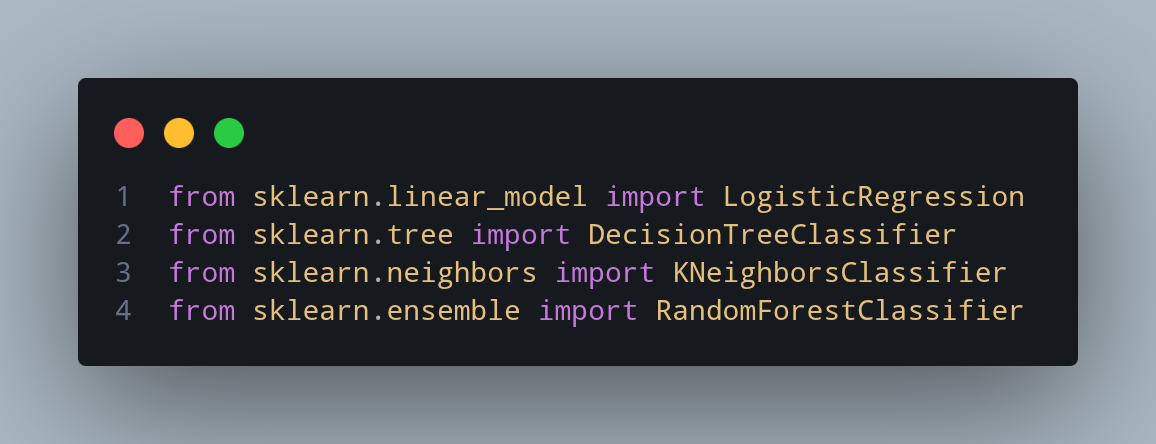
#> input picture code-images/models_import.png, 1156 x 444 px
$ python -i app.py   (imports and definitions only)
#> lines starting #> are read from the running program, lines starting #| are printed output that depends on the picture
#> further down, picture is the input picture: shape (444, 1156, 3); mean B, G, R 93.3, 88.5, 83.5
import streamlit as st
import numpy as np
import pickle
from PIL import Image

# Load trained model, scaler, and label encoder

# [3 lines not run here, left out]

# Feature extraction function

def extract_features(image):
    img_array = np.array(image)

    # If image still has an alpha channel, drop it
    if img_array.shape[-1] == 4:
        img_array = img_array[:, :, :3]

    red_array = img_array[:, :, 0]
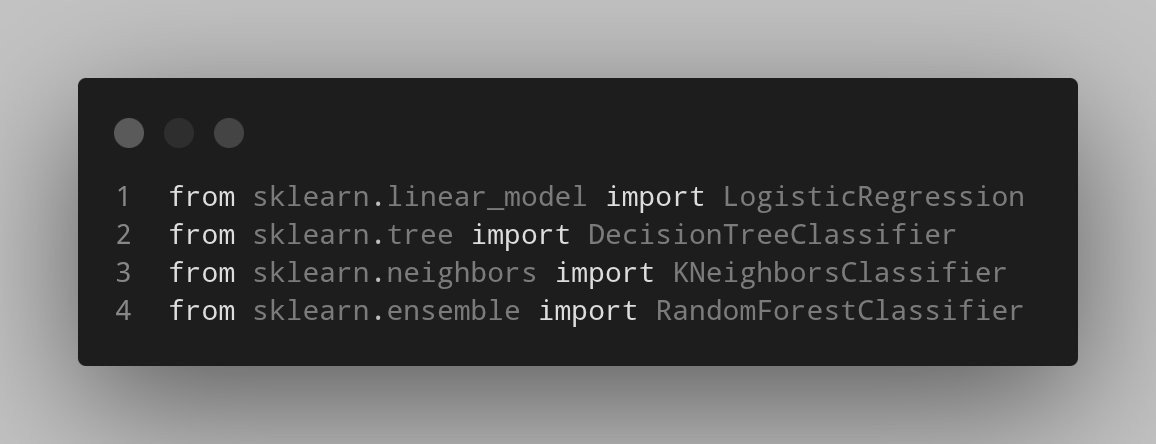
#> red_array: shape (444, 1156); min 29, max 221, mean 93.3
    green_array = img_array[:, :, 1]
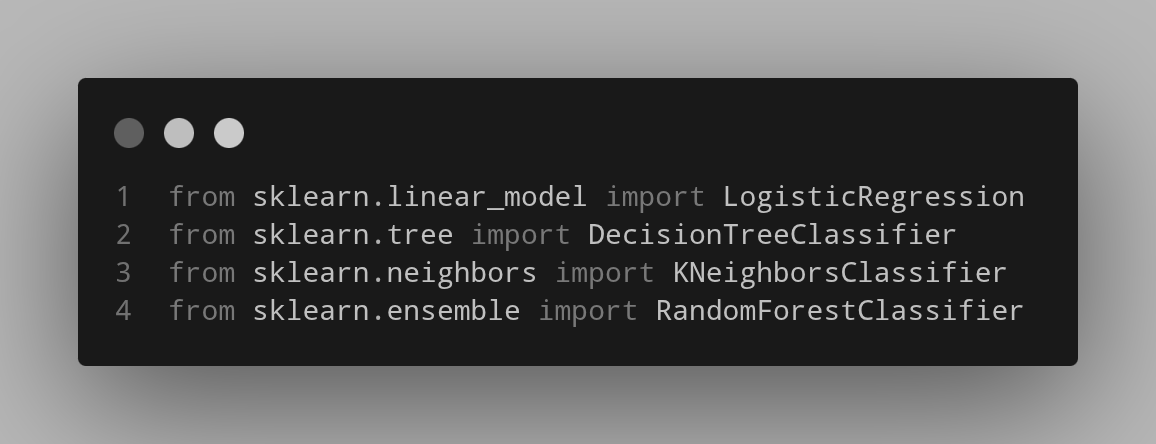
#> green_array: shape (444, 1156); min 25, max 202, mean 88.5
    blue_array = img_array[:, :, 2]
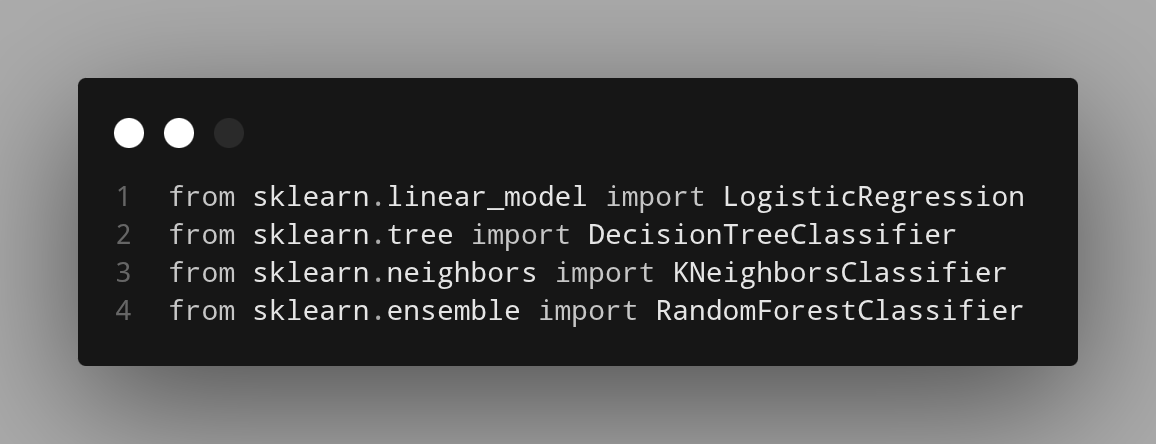
#> blue_array: shape (444, 1156); min 22, max 255, mean 83.5

    red_hist, _ = np.histogram(red_array.ravel(), bins=16, range=(0, 256))
#> red_hist = [0, 263661, 2992, 1818, 2469, 2341, 2041, 20583, 24276, 37025, 54456, 92086, 7419, 2097, 0, 0]
    green_hist, _ = np.histogram(green_array.ravel(), bins=16, range=(0, 256))
#> green_hist = [0, 264018, 1633, 1335, 1332, 2090, 1571, 26121, 30725, 50082, 81023, 46081, 7253, 0, 0, 0]
    blue_hist, _ = np.histogram(blue_array.ravel(), bins=16, range=(0, 256))
#> blue_hist = [0, 264219, 1758, 1155, 898, 1052, 11827, 28711, 47016, 74754, 67947, 1271, 2856, 1269, 7219, 1312]

    features = np.concatenate((red_hist, green_hist, blue_hist))
#> features = 48 values, max 264219 at index 33, min 0 at index 0, mean 32079
    return features

# Streamlit app UI

# [32 lines not run here, left out]

>>> import cv2
>>> picture = cv2.imread('code-images/models_import.png')
>>> result = extract_features(picture)
#> result has the same summary as features in extract_features
